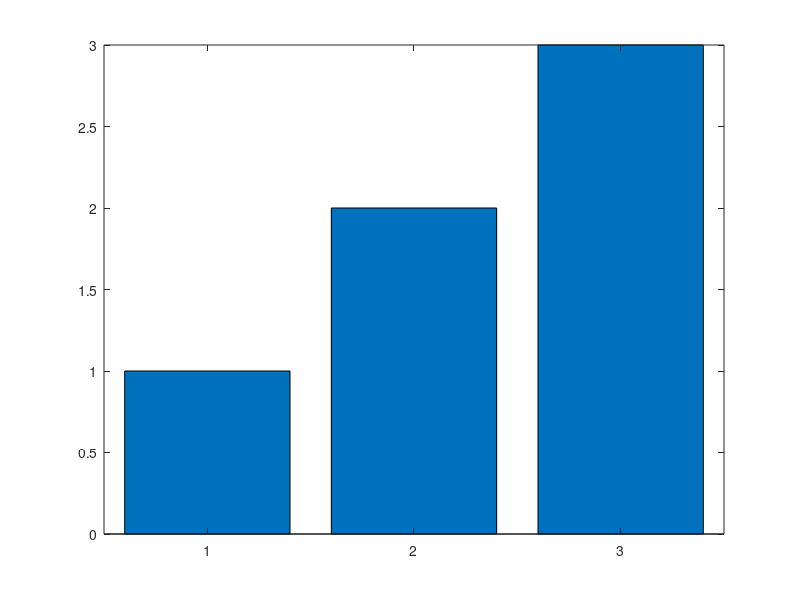

Here is the MATLAB script that generated this plot: (Note: this script raises an error after producing the figure.)
% covers: 6 - bar of three values saves an SVG holding three bar rectangles
% Item 6 as the spec writes it, the file named after the case. The SVG is
% read back and deleted before anything is asserted about it.
bar([1 2 3]);
saveas(gcf, 'bar_rects.svg');
s = fileread('bar_rects.svg');
delete('bar_rects.svg');
disp(numel(strfind(s, '<rect class="bar"')))
